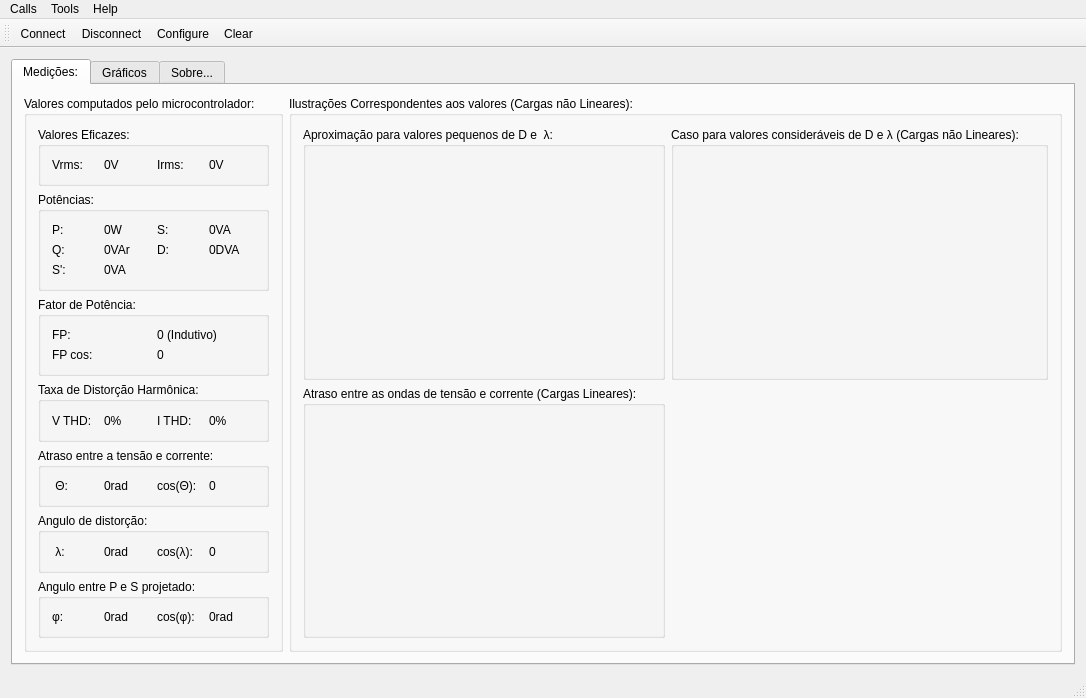
<?xml version="1.0" encoding="UTF-8"?>
<ui version="4.0">
 <class>MainWindow</class>
 <widget class="QMainWindow" name="MainWindow">
  <property name="geometry">
   <rect>
    <x>0</x>
    <y>0</y>
    <width>951</width>
    <height>573</height>
   </rect>
  </property>
  <property name="windowTitle">
   <string>Medidor de Fator de Potência - Angelo Polotto</string>
  </property>
  <property name="windowIcon">
   <iconset resource="terminal.qrc">
    <normaloff>:/images/icon.png</normaloff>:/images/icon.png</iconset>
  </property>
  <widget class="QWidget" name="centralWidget">
   <layout class="QGridLayout" name="gridLayout_10">
    <item row="0" column="0">
     <widget class="QTabWidget" name="tabWidget">
      <property name="currentIndex">
       <number>0</number>
      </property>
      <widget class="QWidget" name="tab_2">
       <attribute name="title">
        <string>Medições:</string>
       </attribute>
       <layout class="QGridLayout" name="gridLayout">
        <item row="0" column="0">
         <widget class="QGroupBox" name="groupBox_7">
          <property name="title">
           <string>Valores computados pelo microcontrolador:</string>
          </property>
          <layout class="QGridLayout" name="gridLayout_8">
           <item row="3" column="0">
            <widget class="QGroupBox" name="groupBox_6">
             <property name="title">
              <string>Taxa de Distorção Harmônica:</string>
             </property>
             <layout class="QGridLayout" name="gridLayout_5">
              <item row="0" column="1">
               <widget class="QLabel" name="lbl_vthd">
                <property name="text">
                 <string>0%</string>
                </property>
               </widget>
              </item>
              <item row="0" column="3">
               <widget class="QLabel" name="lbl_ithd">
                <property name="text">
                 <string>0%</string>
                </property>
               </widget>
              </item>
              <item row="0" column="0">
               <widget class="QLabel" name="label_9">
                <property name="text">
                 <string>V THD:</string>
                </property>
               </widget>
              </item>
              <item row="0" column="2">
               <widget class="QLabel" name="label_10">
                <property name="text">
                 <string>I THD:</string>
                </property>
               </widget>
              </item>
             </layout>
            </widget>
           </item>
           <item row="2" column="0">
            <widget class="QGroupBox" name="groupBox_5">
             <property name="title">
              <string>Fator de Potência:</string>
             </property>
             <layout class="QGridLayout" name="gridLayout_4">
              <item row="0" column="0">
               <widget class="QLabel" name="label_3">
                <property name="text">
                 <string>FP:</string>
                </property>
               </widget>
              </item>
              <item row="0" column="1">
               <widget class="QLabel" name="lbl_fp">
                <property name="text">
                 <string>0 (Indutivo)</string>
                </property>
               </widget>
              </item>
              <item row="1" column="0">
               <widget class="QLabel" name="label_18">
                <property name="text">
                 <string>FP cos:</string>
                </property>
               </widget>
              </item>
              <item row="1" column="1">
               <widget class="QLabel" name="lbl_fpcos">
                <property name="text">
                 <string>0</string>
                </property>
               </widget>
              </item>
             </layout>
            </widget>
           </item>
           <item row="1" column="0">
            <widget class="QGroupBox" name="groupBox_4">
             <property name="title">
              <string>Potências:</string>
             </property>
             <layout class="QGridLayout" name="gridLayout_2">
              <item row="0" column="1">
               <widget class="QLabel" name="lbl_p">
                <property name="text">
                 <string>0W</string>
                </property>
               </widget>
              </item>
              <item row="0" column="3">
               <widget class="QLabel" name="lbl_s">
                <property name="text">
                 <string>0VA</string>
                </property>
               </widget>
              </item>
              <item row="1" column="1">
               <widget class="QLabel" name="lbl_q">
                <property name="text">
                 <string>0VAr</string>
                </property>
               </widget>
              </item>
              <item row="1" column="2">
               <widget class="QLabel" name="label_13">
                <property name="text">
                 <string>D:</string>
                </property>
               </widget>
              </item>
              <item row="1" column="3">
               <widget class="QLabel" name="lbl_d">
                <property name="text">
                 <string>0DVA</string>
                </property>
               </widget>
              </item>
              <item row="1" column="0">
               <widget class="QLabel" name="label_12">
                <property name="text">
                 <string>Q:</string>
                </property>
               </widget>
              </item>
              <item row="0" column="0">
               <widget class="QLabel" name="label">
                <property name="text">
                 <string>P:</string>
                </property>
               </widget>
              </item>
              <item row="0" column="2">
               <widget class="QLabel" name="label_5">
                <property name="text">
                 <string>S:</string>
                </property>
               </widget>
              </item>
              <item row="2" column="0">
               <widget class="QLabel" name="label_14">
                <property name="text">
                 <string>S':</string>
                </property>
               </widget>
              </item>
              <item row="2" column="1">
               <widget class="QLabel" name="lbl_sproj">
                <property name="text">
                 <string>0VA</string>
                </property>
               </widget>
              </item>
             </layout>
            </widget>
           </item>
           <item row="0" column="0">
            <widget class="QGroupBox" name="groupBox_3">
             <property name="title">
              <string>Valores Eficazes:</string>
             </property>
             <layout class="QGridLayout" name="gridLayout_3">
              <item row="0" column="1">
               <widget class="QLabel" name="lbl_vrms">
                <property name="text">
                 <string>0V</string>
                </property>
               </widget>
              </item>
              <item row="0" column="0">
               <widget class="QLabel" name="label_7">
                <property name="text">
                 <string>Vrms:</string>
                </property>
               </widget>
              </item>
              <item row="0" column="2">
               <widget class="QLabel" name="label_8">
                <property name="text">
                 <string>Irms:</string>
                </property>
               </widget>
              </item>
              <item row="0" column="3">
               <widget class="QLabel" name="lbl_irms">
                <property name="text">
                 <string>0V</string>
                </property>
               </widget>
              </item>
             </layout>
            </widget>
           </item>
           <item row="5" column="0">
            <widget class="QGroupBox" name="groupBox_2">
             <property name="title">
              <string>Angulo de distorção:</string>
             </property>
             <layout class="QGridLayout" name="gridLayout_7">
              <item row="0" column="0">
               <widget class="QLabel" name="label_6">
                <property name="text">
                 <string> λ:</string>
                </property>
               </widget>
              </item>
              <item row="0" column="2">
               <widget class="QLabel" name="label_11">
                <property name="text">
                 <string>cos(λ):</string>
                </property>
               </widget>
              </item>
              <item row="0" column="1">
               <widget class="QLabel" name="lbl_lamb">
                <property name="text">
                 <string>0rad</string>
                </property>
               </widget>
              </item>
              <item row="0" column="3">
               <widget class="QLabel" name="lbl_coslamb">
                <property name="text">
                 <string>0</string>
                </property>
               </widget>
              </item>
             </layout>
            </widget>
           </item>
           <item row="4" column="0">
            <widget class="QGroupBox" name="groupBox">
             <property name="title">
              <string>Atraso entre a tensão e corrente:</string>
             </property>
             <layout class="QGridLayout" name="gridLayout_6">
              <item row="0" column="1">
               <widget class="QLabel" name="lbl_theta">
                <property name="text">
                 <string>0rad</string>
                </property>
               </widget>
              </item>
              <item row="0" column="0">
               <widget class="QLabel" name="label_2">
                <property name="text">
                 <string> Θ:</string>
                </property>
               </widget>
              </item>
              <item row="0" column="2">
               <widget class="QLabel" name="label_4">
                <property name="text">
                 <string>cos(Θ):</string>
                </property>
               </widget>
              </item>
              <item row="0" column="3">
               <widget class="QLabel" name="lbl_costheta">
                <property name="text">
                 <string>0</string>
                </property>
               </widget>
              </item>
             </layout>
            </widget>
           </item>
           <item row="6" column="0">
            <widget class="QGroupBox" name="groupBox_9">
             <property name="title">
              <string>Angulo entre P e S projetado:</string>
             </property>
             <layout class="QGridLayout" name="gridLayout_11">
              <item row="0" column="0">
               <widget class="QLabel" name="label_15">
                <property name="text">
                 <string>φ:</string>
                </property>
               </widget>
              </item>
              <item row="0" column="2">
               <widget class="QLabel" name="label_16">
                <property name="text">
                 <string>cos(φ):</string>
                </property>
               </widget>
              </item>
              <item row="0" column="1">
               <widget class="QLabel" name="lbl_phi">
                <property name="text">
                 <string>0rad</string>
                </property>
               </widget>
              </item>
              <item row="0" column="3">
               <widget class="QLabel" name="lbl_cosphi">
                <property name="text">
                 <string>0rad</string>
                </property>
               </widget>
              </item>
             </layout>
            </widget>
           </item>
          </layout>
         </widget>
        </item>
        <item row="0" column="1">
         <widget class="QGroupBox" name="groupBox_8">
          <property name="title">
           <string>Ilustrações Correspondentes aos valores (Cargas não Lineares):</string>
          </property>
          <layout class="QGridLayout" name="gridLayout_9">
           <item row="0" column="0">
            <widget class="QGroupBox" name="groupBox_13">
             <property name="title">
              <string>Aproximação para valores pequenos de D e  λ:</string>
             </property>
             <layout class="QGridLayout" name="gridLayout_17">
              <item row="0" column="0">
               <widget class="QLabel" name="label_23">
                <property name="text">
                 <string/>
                </property>
                <property name="pixmap">
                 <pixmap resource="terminal.qrc">:/images/pot.png</pixmap>
                </property>
                <property name="alignment">
                 <set>Qt::AlignCenter</set>
                </property>
               </widget>
              </item>
             </layout>
            </widget>
           </item>
           <item row="0" column="1">
            <widget class="QGroupBox" name="groupBox_14">
             <property name="title">
              <string>Caso para valores consideráveis de D e λ (Cargas não Lineares):</string>
             </property>
             <layout class="QGridLayout" name="gridLayout_18">
              <item row="0" column="0">
               <widget class="QLabel" name="label_24">
                <property name="text">
                 <string/>
                </property>
                <property name="pixmap">
                 <pixmap resource="terminal.qrc">:/images/pot_harm.png</pixmap>
                </property>
                <property name="alignment">
                 <set>Qt::AlignCenter</set>
                </property>
               </widget>
              </item>
             </layout>
            </widget>
           </item>
           <item row="2" column="0">
            <widget class="QGroupBox" name="groupBox_15">
             <property name="title">
              <string>Atraso entre as ondas de tensão e corrente (Cargas Lineares):</string>
             </property>
             <layout class="QGridLayout" name="gridLayout_19">
              <item row="0" column="0">
               <widget class="QLabel" name="label_17">
                <property name="text">
                 <string/>
                </property>
                <property name="pixmap">
                 <pixmap resource="terminal.qrc">:/images/atras.png</pixmap>
                </property>
                <property name="alignment">
                 <set>Qt::AlignCenter</set>
                </property>
               </widget>
              </item>
             </layout>
            </widget>
           </item>
          </layout>
         </widget>
        </item>
       </layout>
      </widget>
      <widget class="QWidget" name="tab">
       <attribute name="title">
        <string>Gráficos</string>
       </attribute>
       <layout class="QGridLayout" name="gridLayout_12">
        <item row="0" column="0">
         <widget class="QGroupBox" name="groupBox_10">
          <property name="title">
           <string>Tensão</string>
          </property>
          <layout class="QGridLayout" name="gridLayout_13">
           <item row="0" column="0">
            <widget class="QCustomPlot" name="customPlot" native="true"/>
           </item>
          </layout>
         </widget>
        </item>
        <item row="1" column="0">
         <widget class="QGroupBox" name="groupBox_11">
          <property name="title">
           <string>Corrente</string>
          </property>
          <layout class="QGridLayout" name="gridLayout_14">
           <item row="0" column="0">
            <widget class="QCustomPlot" name="customPlot2" native="true"/>
           </item>
          </layout>
         </widget>
        </item>
       </layout>
      </widget>
      <widget class="QWidget" name="tab_3">
       <attribute name="title">
        <string>Sobre...</string>
       </attribute>
       <layout class="QGridLayout" name="gridLayout_16">
        <item row="0" column="0">
         <widget class="QGroupBox" name="groupBox_12">
          <property name="title">
           <string>Informações do software: </string>
          </property>
          <layout class="QGridLayout" name="gridLayout_15">
           <item row="1" column="0">
            <widget class="QTextEdit" name="textEdit">
             <property name="enabled">
              <bool>true</bool>
             </property>
             <property name="html">
              <string>&lt;!DOCTYPE HTML PUBLIC &quot;-//W3C//DTD HTML 4.0//EN&quot; &quot;http://www.w3.org/TR/REC-html40/strict.dtd&quot;&gt;
&lt;html&gt;&lt;head&gt;&lt;meta name=&quot;qrichtext&quot; content=&quot;1&quot; /&gt;&lt;style type=&quot;text/css&quot;&gt;
p, li { white-space: pre-wrap; }
&lt;/style&gt;&lt;/head&gt;&lt;body style=&quot; font-family:'MS Shell Dlg 2'; font-size:8.25pt; font-weight:400; font-style:normal;&quot;&gt;
&lt;p style=&quot; margin-top:0px; margin-bottom:0px; margin-left:0px; margin-right:0px; -qt-block-indent:0; text-indent:0px;&quot;&gt;&lt;span style=&quot; font-size:14pt;&quot;&gt;Autor: Ângelo Polotto.&lt;/span&gt;&lt;/p&gt;
&lt;p style=&quot; margin-top:0px; margin-bottom:0px; margin-left:0px; margin-right:0px; -qt-block-indent:0; text-indent:0px;&quot;&gt;&lt;span style=&quot; font-size:14pt;&quot;&gt;Descrição: Sofware supervisório de um medidor digital de fator de potência para um trabalho de conclusão de curso. Esse foi construido a partir do exemplo &lt;/span&gt;&lt;span style=&quot; font-size:14pt; font-style:italic;&quot;&gt;Simple Terminal &lt;/span&gt;&lt;span style=&quot; font-size:14pt;&quot;&gt;disponível gratuitamente no site do QT Project.&lt;/span&gt;&lt;/p&gt;
&lt;p style=&quot; margin-top:0px; margin-bottom:0px; margin-left:0px; margin-right:0px; -qt-block-indent:0; text-indent:0px;&quot;&gt;&lt;span style=&quot; font-size:14pt;&quot;&gt;Título do trabalho: PROJETO DE DISPOSITIVO DIGITAL PARA CÁLCULO DO FATOR DE POTÊNCIA.&lt;/span&gt;&lt;/p&gt;
&lt;p style=&quot; margin-top:0px; margin-bottom:0px; margin-left:0px; margin-right:0px; -qt-block-indent:0; text-indent:0px;&quot;&gt;&lt;span style=&quot; font-size:14pt;&quot;&gt;Instituição de Ensino: UTFPR - Universidade Tecnológica Federal do Paraná.&lt;/span&gt;&lt;/p&gt;
&lt;p style=&quot; margin-top:0px; margin-bottom:0px; margin-left:0px; margin-right:0px; -qt-block-indent:0; text-indent:0px;&quot;&gt;&lt;span style=&quot; font-size:14pt;&quot;&gt;Contato: angelopolotto@gmail.com ou polotto@alunos.utfpr.edu.br&lt;/span&gt;&lt;/p&gt;
&lt;p style=&quot; margin-top:0px; margin-bottom:0px; margin-left:0px; margin-right:0px; -qt-block-indent:0; text-indent:0px;&quot;&gt;&lt;span style=&quot; font-size:14pt;&quot;&gt;Data: 28/10/2015.&lt;/span&gt;&lt;/p&gt;
&lt;p style=&quot; margin-top:0px; margin-bottom:0px; margin-left:0px; margin-right:0px; -qt-block-indent:0; text-indent:0px;&quot;&gt;&lt;span style=&quot; font-size:14pt;&quot;&gt;Código fonte e trabalho podem ser solicitados via email com o autor.&lt;/span&gt;&lt;/p&gt;&lt;/body&gt;&lt;/html&gt;</string>
             </property>
             <property name="textInteractionFlags">
              <set>Qt::TextSelectableByKeyboard|Qt::TextSelectableByMouse</set>
             </property>
            </widget>
           </item>
          </layout>
         </widget>
        </item>
       </layout>
      </widget>
     </widget>
    </item>
   </layout>
  </widget>
  <widget class="QMenuBar" name="menuBar">
   <property name="geometry">
    <rect>
     <x>0</x>
     <y>0</y>
     <width>951</width>
     <height>21</height>
    </rect>
   </property>
   <widget class="QMenu" name="menuCalls">
    <property name="title">
     <string>Calls</string>
    </property>
    <addaction name="actionConnect"/>
    <addaction name="actionDisconnect"/>
    <addaction name="separator"/>
    <addaction name="actionQuit"/>
   </widget>
   <widget class="QMenu" name="menuTools">
    <property name="title">
     <string>Tools</string>
    </property>
    <addaction name="actionConfigure"/>
    <addaction name="actionClear"/>
   </widget>
   <widget class="QMenu" name="menuHelp">
    <property name="title">
     <string>Help</string>
    </property>
    <addaction name="actionAbout"/>
    <addaction name="actionAboutQt"/>
   </widget>
   <addaction name="menuCalls"/>
   <addaction name="menuTools"/>
   <addaction name="menuHelp"/>
  </widget>
  <widget class="QToolBar" name="mainToolBar">
   <attribute name="toolBarArea">
    <enum>TopToolBarArea</enum>
   </attribute>
   <attribute name="toolBarBreak">
    <bool>false</bool>
   </attribute>
   <addaction name="actionConnect"/>
   <addaction name="actionDisconnect"/>
   <addaction name="actionConfigure"/>
   <addaction name="actionClear"/>
  </widget>
  <widget class="QStatusBar" name="statusBar"/>
  <action name="actionAbout">
   <property name="text">
    <string>&amp;About</string>
   </property>
   <property name="toolTip">
    <string>About program</string>
   </property>
   <property name="shortcut">
    <string>Alt+A</string>
   </property>
  </action>
  <action name="actionAboutQt">
   <property name="text">
    <string>About Qt</string>
   </property>
  </action>
  <action name="actionConnect">
   <property name="icon">
    <iconset resource="terminal.qrc">
     <normaloff>:/images/connect.png</normaloff>:/images/connect.png</iconset>
   </property>
   <property name="text">
    <string>C&amp;onnect</string>
   </property>
   <property name="toolTip">
    <string>Connect to serial port</string>
   </property>
   <property name="shortcut">
    <string>Ctrl+O</string>
   </property>
  </action>
  <action name="actionDisconnect">
   <property name="icon">
    <iconset resource="terminal.qrc">
     <normaloff>:/images/disconnect.png</normaloff>:/images/disconnect.png</iconset>
   </property>
   <property name="text">
    <string>&amp;Disconnect</string>
   </property>
   <property name="toolTip">
    <string>Disconnect from serial port</string>
   </property>
   <property name="shortcut">
    <string>Ctrl+D</string>
   </property>
  </action>
  <action name="actionConfigure">
   <property name="icon">
    <iconset resource="terminal.qrc">
     <normaloff>:/images/settings.png</normaloff>:/images/settings.png</iconset>
   </property>
   <property name="text">
    <string>&amp;Configure</string>
   </property>
   <property name="toolTip">
    <string>Configure serial port</string>
   </property>
   <property name="shortcut">
    <string>Alt+C</string>
   </property>
  </action>
  <action name="actionClear">
   <property name="icon">
    <iconset resource="terminal.qrc">
     <normaloff>:/images/clear.png</normaloff>:/images/clear.png</iconset>
   </property>
   <property name="text">
    <string>C&amp;lear</string>
   </property>
   <property name="toolTip">
    <string>Clear data</string>
   </property>
   <property name="shortcut">
    <string>Alt+L</string>
   </property>
  </action>
  <action name="actionQuit">
   <property name="icon">
    <iconset resource="terminal.qrc">
     <normaloff>:/images/application-exit.png</normaloff>:/images/application-exit.png</iconset>
   </property>
   <property name="text">
    <string>&amp;Quit</string>
   </property>
   <property name="shortcut">
    <string>Ctrl+Q</string>
   </property>
  </action>
 </widget>
 <layoutdefault spacing="6" margin="11"/>
 <customwidgets>
  <customwidget>
   <class>QCustomPlot</class>
   <extends>QWidget</extends>
   <header>qcustomplot.h</header>
   <container>1</container>
  </customwidget>
 </customwidgets>
 <resources>
  <include location="terminal.qrc"/>
 </resources>
 <connections/>
</ui>
